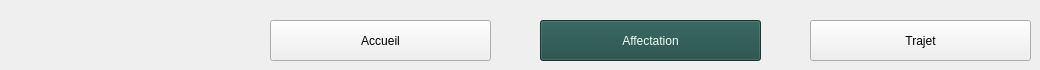
      <widget class="QWidget" name="f1CamPage">
       <property name="styleSheet">
        <string notr="true">#f1Met1CamBtn{
	color:#eefbf2;
	background-color:#1d4a43;
}</string>
       </property>
       <widget class="QPushButton" name="f1AccCamBtn">
        <property name="geometry">
         <rect>
          <x>270</x>
          <y>20</y>
          <width>221</width>
          <height>41</height>
         </rect>
        </property>
        <property name="cursor">
         <cursorShape>PointingHandCursor</cursorShape>
        </property>
        <property name="text">
         <string>Accueil</string>
        </property>
       </widget>
       <widget class="QPushButton" name="f1Met1CamBtn">
        <property name="geometry">
         <rect>
          <x>540</x>
          <y>20</y>
          <width>221</width>
          <height>41</height>
         </rect>
        </property>
        <property name="text">
         <string>Affectation</string>
        </property>
       </widget>
       <widget class="QPushButton" name="f1Met2CamBtn">
        <property name="geometry">
         <rect>
          <x>810</x>
          <y>20</y>
          <width>221</width>
          <height>41</height>
         </rect>
        </property>
        <property name="cursor">
         <cursorShape>PointingHandCursor</cursorShape>
        </property>
        <property name="text">
         <string>Trajet</string>
        </property>
       </widget>
      </widget>
